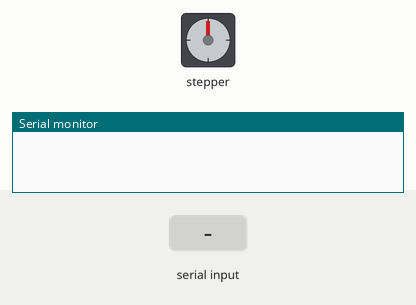
The sketch below on a simulated Arduino Uno, built with avr-gcc and run on an emulated ATmega328P. On the bench: stepper motor, the last lines printed to the serial monitor. The test bench sets the inputs (shaded band). Stepper angles assume 2048 steps per turn.

Above: at 1.2 s.
1.3 s: "A" received over Serial
At 1.46 s:
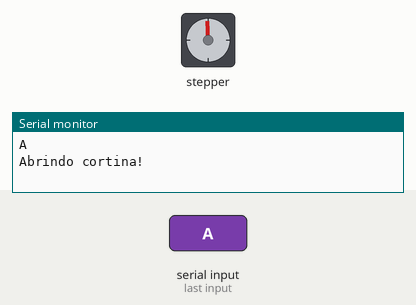
At 2.08 s:
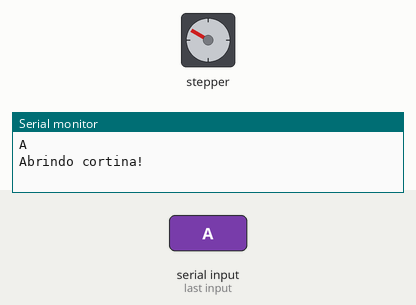
4.3 s: "F" received over Serial
At 6.44 s:
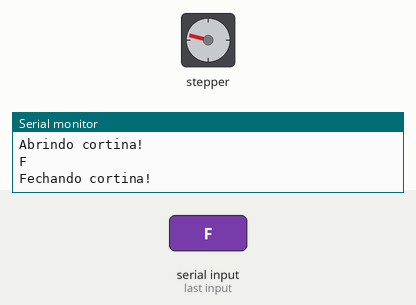
Timing chart, 0 to 12.5 s (numbered marks = the images above; inputs shaded):
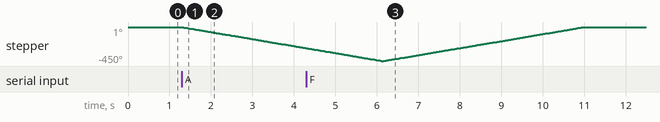

The sketch:

arduino.ino
```cpp
#include <Stepper.h>

#define PASSOS 64

int aberto = 0;
char comando;

Stepper myStepper(PASSOS, 8, 10, 9, 11);

void setup() {
  Serial.begin(9600);
  myStepper.setSpeed(500);
  digitalWrite(8, LOW);
}

void desligaMotor() {
  digitalWrite(8, LOW);
  digitalWrite(10, LOW);
  digitalWrite(9, LOW);
  digitalWrite(11, LOW);
}

void loop() {
  if (Serial.available()) {
    comando = Serial.read();
    Serial.println(comando);

    switch (comando) {
      case 'A':
        abrir();
        break;
      case 'F':
        fechar();
        break;
      case 'S':
        estadoCortina();
        break;
    }
  }
}

void abrir() {
  if (aberto == 0) {
    Serial.println("Abrindo cortina!");
    for (int i = 0; i < 40; i++) {
      myStepper.step(-PASSOS);
    }
    aberto = 1;
    desligaMotor();
  }
}

void fechar() {
  if (aberto == 1) {
    Serial.println("Fechando cortina!");
    for (int i = 0; i < 40; i++) {
      myStepper.step(PASSOS);
    }
    aberto = 0;
    desligaMotor();
  }
}

void estadoCortina() {
  Serial.println(aberto);
}
```

Measured:
- after the input at 1.3 s, stepper: keeps turning counter-clockwise at about 94°/s, starting at once
